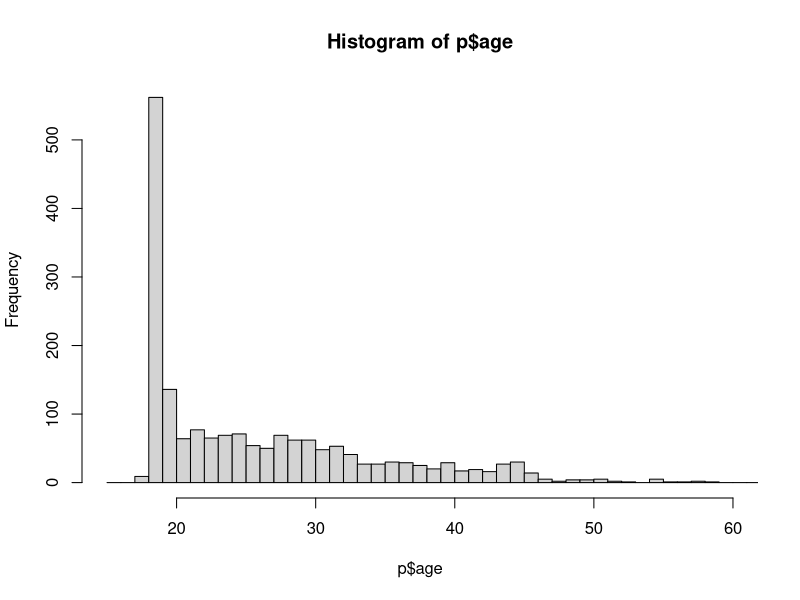

Write the R code that produced this figure. (Note: this script raises an error after producing the figure.)
# check MI violations
# scalar measurement invariance might be able to provoke superiority of item based 
#   prediction over factor based prediction
# it is widely known that personality inventories often violate scalar measurement
#   invariance assumptions (Dong & Dumas, 2020)
# check MI violations in the personality data used for prediction of general and 
#   specific psychopathology factors
# 
# is superiority of item based prediction due to measurement invariance violations?
#   -> cannot unambigiously answer this question but we can test if measurement invariance
#       violations are present and therefore can provide an alterantive explanation of the results
library(lavaan)
library(tidyverse)

################################################################################
##### data preprocessing #####
################################################################################
# data preprocessing as in original code (identical subset of cases and missing values)
# load data
adata_full = read.csv("Dataset/AAAData (1).csv")

#clean data----
## drop data with more than 40 missing personality item responses
adata_full = adata_full %>% filter( (adata_full %>% select(210:457) %>% is.na %>% rowSums) <= 40 )

## quality check 
adata_full = adata_full %>% select(-contains("SS_"))

#substance abuse scores ASSIST questionnaire (never used is coded as 0)
adata_full$tobacco <- select(adata_full, c("assist_q2_tobacco", "assist_q3_tobacco", "assist_q4_tobacco", "assist_q5_tobacco", "assist_q6_tobacco", "assist_q7_tobacco")) %>% rowMeans
adata_full$alcohol <- select(adata_full, c("assist_q2_alcohol", "assist_q3_alcohol", "assist_q4_alcohol", "assist_q5_alcohol", "assist_q6_alcohol", "assist_q7_alcohol")) %>% rowMeans
adata_full$cannabis <- select(adata_full, c("assist_q2_cannabis", "assist_q3_cannabis", "assist_q4_cannabis", "assist_q5_cannabis", "assist_q6_cannabis", "assist_q7_cannabis")) %>% rowMeans

adata_full[,451:453] = adata_full %>% select(451:453) %>% 
  mutate_if(is.numeric, list(~ replace(., is.na(.), 0)))
colnames(adata_full)

## restrict age to 18 plus 
adata = adata_full %>% filter(agegroup == 2 & age > 17) %>% select(-contains("SS_"))

## median replace
adata[,210:449] = adata %>% select(210:449) %>% 
  mutate_if(is.numeric, list(~ replace(., is.na(.), median(., na.rm = TRUE))))

## reverse personality items, calculate alpha
p = select(adata, 210:449) 

p[grep("P",names(p))] = 4 - p[grep("P",names(p))]

# alphas = names(p) %>% strtrim(2) %>% unique %>% as.list %>%
#   map(~psych::alpha(p %>% select(grep(.x, names(p)))))
# 
# map_dbl(alphas, function(x) x[["total"]][1] %>% unlist)

##### check factor structure (measurement model) #####
## items, domains and facets
items = p
facet.names <- paste(rep(c("N","E","O","A","C"), each = 6), rep(1:6, times = 5), sep= "")
domain.names <- c("N","E","O","A","C")
facets <- as.data.frame(matrix(ncol = 30, nrow = nrow(p))) %>% `names<-`(facet.names)
domains <- as.data.frame(matrix(ncol = 5, nrow = nrow(p))) %>% `names<-`(domain.names)
for(i in facet.names) 
  facets[,i] = p %>% select(contains(i)) %>% rowMeans(na.rm = TRUE)
for (i in domain.names)
  domains[,i] = p %>% select(contains(i)) %>% rowMeans(na.rm = TRUE)

##### find possible group variables for MI testing #####
# those are variables that are used as an outcome
# therefore do not search for measurement invariance due to these variables 
data <- adata[,c(27:46, 451:453)]
colnames(data)

# age as a grouping variable 
# only two age groups; maybe use different age group according to MI literature on
#   MI violations due to age as a covariate
unique(adata_full$agegroup)
unique(adata_full$age)

# basically two levels
unique(adata_full$sex)

# length of education in years? 
unique(adata_full$edu_length) 

unique(adata_full$job) # don't know what numbers mean

p = select(adata, c("age", "edu_length", "sex", "job", 210:449))
table(p$sex) # one group is more than twice the size of the other group
table(p$edu_length) # maybe split in the middle and simply generate 2 artificial edu_length groups
table(p$job)# weird
hist(p$age, breaks = seq(15, 800, 1), xlim = range(15, 60))
################################################################################
# fit general factor model
################################################################################
##### first order factor model #####
# (check if factor loadings of items are high enough)
# build second order factors on top
facet.names
colnames(items)

genModel <- function(factorNames, items) {
  varsPerFac <- sapply(factorNames, function(iFacet) {
    tmp = colnames(p %>% select(contains(iFacet)))
    paste0(sapply(tmp, function(iVar) {
      paste0(iVar, " +")}, simplify = "array"), collapse = " ")
  })
  cfaModel <- c()
  for (iFactor in factorNames) {
    (cfaModel <- paste0(cfaModel, "\n", 
                        iFactor, " =~ ", 
                        substr(varsPerFac[[iFactor]], 1, nchar(varsPerFac[[iFactor]])-2)))
  }
  return(cfaModel)
}
facetModel <- genModel(facet.names, p)

# this is too huge for my RAM if standard errors are estimated in the model, too
# fitFacets <- lavaan::cfa(facetModel, data = items, meanstructure = T)
covItems <- cov(items)
sampleSize <- dim(items)[1]
fitFacets <- lavaan::cfa(facetModel, # estimation based on cov matrix
                         sample.cov = covItems, 
                         sample.nobs = sampleSize,
                         se = "none")
# warning: not positive definite due to highly correlated facet factors since 
#   higher order factors are missing so far

# next: implement higher order factors
summary(fitFacets, fit.measures = T, stand = T)

# fitFacets@Model@GLIST
# diag(fitFacets@Model@GLIST$theta)

##### second order factor model #####
factorNames <- list(first = facet.names, 
                    second = domain.names)

genModel <- function(factorNames, items) {
  varsPerFac <- sapply(factorNames[['first']], function(iFacet) {
    tmp = colnames(items %>% select(contains(iFacet)))
    paste0(sapply(tmp, function(iVar) {
      paste0(iVar, " +")}, simplify = "array"), collapse = " ")
  })
  cfaModel <- c()
  for (iFactor in factorNames[['first']]) {
    (cfaModel <- paste0(cfaModel, "\n", 
                        iFactor, " =~ ", 
                        substr(varsPerFac[[iFactor]], 1, nchar(varsPerFac[[iFactor]])-2)))
  }
  facPerDom <- sapply(factorNames[['second']], function(iDomain) {
    tmp = stringr::str_subset(factorNames[['first']], iDomain)
    paste0(sapply(tmp, function(iFac) {
      paste0(iFac, " +")}, simplify = "array"), collapse = " ")
  })
  for (iDomain in factorNames[['second']]) {
    (cfaModel <- paste0(cfaModel, "\n", 
                        iDomain, " =~ ", 
                        substr(facPerDom[[iDomain]], 1, nchar(facPerDom[[iDomain]])-2)))
  }
  return(cfaModel)
}
facetModel <- genModel(factorNames, p)

# fit CFA with second order factors based on covariance matrix 
fitDomains <- lavaan::cfa(facetModel, # estimation based on cov matrix
                         sample.cov = covItems, 
                         sample.nobs = sampleSize,
                         se = "none")
summary(fitDomains, fit.measures = T, stand = T)

# Comparative Fit Index (CFI)                    0.601
# Tucker-Lewis Index (TLI)                       0.597
# RMSEA                                          0.042
# SRMR                                           0.101

# fit again based on actual data
fitDomainsData <- lavaan::cfa(facetModel, # estimation based on cov matrix
                          data = items,
                          meanstructure = T,
                          se = "none")
summary(fitDomainsData, fit.measures = T, stand = T)

################################################################################
# MI for sex
################################################################################
## reverse personality items, calculate alpha
# p = select(adata, c("age", "sex", "edu_length", 210:449)) 
p = select(adata, c("sex", 210:449)) 

# for every MI check model the following warning is displayed
# Warnmeldung:
#   lavaan->lav_object_post_check():  
#   some estimated lv variances are negative 

p[grep("P",names(p))] = 4 - p[grep("P",names(p))]

# alphas = names(p) %>% strtrim(2) %>% unique %>% as.list %>%
#   map(~psych::alpha(p %>% select(grep(.x, names(p)))))
# 
# map_dbl(alphas, function(x) x[["total"]][1] %>% unlist)

##### check factor structure (measurement model) 
## items, domains and facets
items = p

items <- items[which(!is.na(items$sex)), ]

# # in every model for separate groups:
# Warnmeldung:
#   In lav_object_post_check(object) :
#   lavaan WARNING: some estimated lv variances are negative

# configural invariance
fit.config <- lavaan::cfa(facetModel, data = items, meanstructure = T, se = "none",
                    group = "sex")
# Warnmeldung:
#   In lav_object_post_check(object) :
#   lavaan WARNING: some estimated lv variances are negative
summary(fit.config, fit.measures = T, stand = T)
# fitMeasures(fit1, se = "none") # this kills RAMS

# metric (weak) invariance
fit.metric <- cfa(facetModel, data = items, meanstructure = T, se = "none",
            group = "sex",
            group.equal = "loadings")
# Warnmeldung:
#   In lav_object_post_check(object) :
#   lavaan WARNING: some estimated lv variances are negative

# scalar (strong) invariance
fit.scalar <- cfa(facetModel, data = items, meanstructure = T, se = "none",
            group = "sex",
            group.equal = c("intercepts", "loadings"))
# Warnmeldung:
#   In lav_object_post_check(object) :
#   lavaan WARNING: some estimated lv variances are negative

# residual invariance
fit.residual <- cfa(facetModel, data = items, meanstructure = T, se = "none",
            group = "sex",
            group.equal = c("residuals", "intercepts", "loadings"))
# Warnmeldung:
#   lavaan->lav_object_post_check():  
#   some estimated lv variances are negative 

# model comparison tests
lavTestLRT(fitDomainsData, fit.config, fit.metric, fit.scalar, fit.residual)
lavTestLRT(fit.config, fit.metric, fit.scalar, fit.residual)

# where do negative latent variable variances come from?
# check missing values or impossible values in the data
any(is.na(items))
any(items > 4)
any(items < 0)
checkData <- psych::describe(items)

##### fit models for single higher order factors 
# generate cfa models for every domain
# factor model contains one domain factor which is loading on all facettes of the domain
#   and all items of the respective domain are on the lowest level
highOrderFactors <- 5
nFacPerDom <- 6
factorNames <- vector(mode = "list", length = highOrderFactors)
names(factorNames) <- domain.names

for (i in seq(factorNames)) {
  factorNames[[i]] <- vector(mode = "list", length = nFacPerDom)
  facetteNames <- stringr::str_subset(facet.names, names(factorNames)[i]) 
  names(factorNames[[i]]) <- facetteNames
  for (iFacet in facetteNames){
    tmp = colnames(items %>% select(contains(iFacet)))
    tmpFacette <- paste0(sapply(tmp, function(iVar) {
      paste0(iVar, " +")},  simplify = "array"), collapse = " ")
    factorNames[[i]][[iFacet]] <- substr(tmpFacette, 1, nchar(tmpFacette)-2)
  }
}


factorModelSyntax <- vector(mode = "list", length = highOrderFactors)
for (iDomain in seq(factorNames)) {
  oneDomModel <- c()
  for (iFacette in seq_len(nFacPerDom)) {
    oneDomModel <- paste0(oneDomModel, "\n", 
                          names(factorNames[[iDomain]])[iFacette], " =~ ", 
                          factorNames[[iDomain]][[iFacette]])
  }
  allFacettes <- paste0(names(factorNames[[iDomain]]), sep = " + ", collapse = " ")
  oneDomModel <- paste0(oneDomModel, "\n", 
                        names(factorNames)[iDomain], " =~ ", 
                        substr(allFacettes, 1, nchar(allFacettes)-3))
  factorModelSyntax[[iDomain]] <- oneDomModel
}
names(factorModelSyntax) <- domain.names

# test measurement invariance violations for each of these models
results <- vector(mode = "list", length(factorModelSyntax))
for (iModel in seq(factorModelSyntax)){
  # generate subset of items with only respective variables in the data
  tmpDom <- names(factorModelSyntax)[iModel]
  itemsSub <- items %>% select("sex", contains(tmpDom))
  
  # fit cfa 
  tmpModel <- factorModelSyntax[[iModel]]
  
  # without groups
  fitDomainsData <- lavaan::cfa(tmpModel, data = itemsSub,
                                meanstructure = T,
                                se = "none")
  
  # configural invariance
  fit.config <- lavaan::cfa(tmpModel, data = itemsSub, meanstructure = T, se = "none",
                            group = "sex")
  # metric (weak) invariance
  fit.metric <- lavaan::cfa(tmpModel, data = itemsSub, meanstructure = T, se = "none",
                    group = "sex",
                    group.equal = "loadings")
  
  # scalar (strong) invariance
  fit.scalar <- lavaan::cfa(tmpModel, data = itemsSub, meanstructure = T, se = "none",
                    group = "sex",
                    group.equal = c("intercepts", "loadings"))
  
  # residual invariance
  fit.residual <- lavaan::cfa(tmpModel, data = itemsSub, meanstructure = T, se = "none",
                      group = "sex",
                      group.equal = c("residuals", "intercepts", "loadings"))
  
  # model comparison tests
  results[[iModel]] <- lavTestLRT(fitDomainsData, fit.config, fit.metric, fit.scalar, fit.residual)
}
# every MI test becomes significant for every domain in the data

################################################################################
# MI for education length
################################################################################
p = select(adata, c("edu_length", 210:449)) 

p[grep("P",names(p))] = 4 - p[grep("P",names(p))]

# alphas = names(p) %>% strtrim(2) %>% unique %>% as.list %>%
#   map(~psych::alpha(p %>% select(grep(.x, names(p)))))
# 
# map_dbl(alphas, function(x) x[["total"]][1] %>% unlist)

##### check factor structure (measurement model) 
## items, domains and facets
items = p
items <- items[which(!is.na(items$edu_length)), ]

table(items$edu_length)
items$eduGroup <- ifelse(items$edu_length <= 5, 1, 2)
items$edu_length <- NULL
table(items$eduGroup)

# # in every model for separate groups:
# Warnmeldung:
#   In lav_object_post_check(object) :
#   lavaan WARNING: some estimated lv variances are negative

# configural invariance
fit.config <- lavaan::cfa(facetModel, data = items, meanstructure = T, se = "none",
                          group = "eduGroup")
# fitMeasures(fit1, se = "none") # this kills RAMS

# metric (weak) invariance
fit.metric <- cfa(facetModel, data = items, meanstructure = T, se = "none",
                  group = "eduGroup",
                  group.equal = "loadings")
# Warnmeldung:
#   In lav_object_post_check(object) :
#   lavaan WARNING: some estimated lv variances are negative

# scalar (strong) invariance
fit.scalar <- cfa(facetModel, data = items, meanstructure = T, se = "none",
                  group = "eduGroup",
                  group.equal = c("intercepts", "loadings"))
# Warnmeldung:
#   In lav_object_post_check(object) :
#   lavaan WARNING: some estimated lv variances are negative

# residual invariance
fit.residual <- cfa(facetModel, data = items, meanstructure = T, se = "none",
                    group = "eduGroup",
                    group.equal = c("residuals", "intercepts", "loadings"))
# Warnmeldung:
#   In lav_object_post_check(object) :
#   lavaan WARNING: some estimated lv variances are negative

# model comparison tests
lavTestLRT(fitDomainsData, fit.config, fit.metric, fit.scalar, fit.residual)

##### fit models for single higher order factors 
# generate cfa models for every domain
# factor model contains one domain factor which is loading on all facettes of the domain
#   and all items of the respective domain are on the lowest level
highOrderFactors <- 5
nFacPerDom <- 6
factorNames <- vector(mode = "list", length = highOrderFactors)
names(factorNames) <- domain.names

for (i in seq(factorNames)) {
  factorNames[[i]] <- vector(mode = "list", length = nFacPerDom)
  facetteNames <- stringr::str_subset(facet.names, names(factorNames)[i]) 
  names(factorNames[[i]]) <- facetteNames
  for (iFacet in facetteNames){
    tmp = colnames(items %>% select(contains(iFacet)))
    tmpFacette <- paste0(sapply(tmp, function(iVar) {
      paste0(iVar, " +")},  simplify = "array"), collapse = " ")
    factorNames[[i]][[iFacet]] <- substr(tmpFacette, 1, nchar(tmpFacette)-2)
  }
}


factorModelSyntax <- vector(mode = "list", length = highOrderFactors)
for (iDomain in seq(factorNames)) {
  oneDomModel <- c()
  for (iFacette in seq_len(nFacPerDom)) {
    oneDomModel <- paste0(oneDomModel, "\n", 
                          names(factorNames[[iDomain]])[iFacette], " =~ ", 
                          factorNames[[iDomain]][[iFacette]])
  }
  allFacettes <- paste0(names(factorNames[[iDomain]]), sep = " + ", collapse = " ")
  oneDomModel <- paste0(oneDomModel, "\n", 
                        names(factorNames)[iDomain], " =~ ", 
                        substr(allFacettes, 1, nchar(allFacettes)-3))
  factorModelSyntax[[iDomain]] <- oneDomModel
}
names(factorModelSyntax) <- domain.names

# test measurement invariance violations for each of these models
resultsEdu <- vector(mode = "list", length(factorModelSyntax))
for (iModel in seq(factorModelSyntax)){
  # generate subset of items with only respective variables in the data
  tmpDom <- names(factorModelSyntax)[iModel]
  itemsSub <- items %>% select("eduGroup", contains(tmpDom))
  
  # fit cfa 
  tmpModel <- factorModelSyntax[[iModel]]
  
  # without groups
  fitDomainsData <- lavaan::cfa(tmpModel, data = itemsSub,
                                meanstructure = T,
                                se = "none")
  
  # configural invariance
  fit.config <- lavaan::cfa(tmpModel, data = itemsSub, meanstructure = T, se = "none",
                            group = "eduGroup")
  # metric (weak) invariance
  fit.metric <- lavaan::cfa(tmpModel, data = itemsSub, meanstructure = T, se = "none",
                            group = "eduGroup",
                            group.equal = "loadings")
  
  # scalar (strong) invariance
  fit.scalar <- lavaan::cfa(tmpModel, data = itemsSub, meanstructure = T, se = "none",
                            group = "eduGroup",
                            group.equal = c("intercepts", "loadings"))
  
  # residual invariance
  fit.residual <- lavaan::cfa(tmpModel, data = itemsSub, meanstructure = T, se = "none",
                              group = "eduGroup",
                              group.equal = c("residuals", "intercepts", "loadings"))
  
  # model comparison tests
  resultsEdu[[iModel]] <- lavTestLRT(fitDomainsData, fit.config, fit.metric, fit.scalar, fit.residual)
}

# this is the only domain which shows at least configural MI
resultsEdu[[3]]

################################################################################
# replicate predictive model
################################################################################
# replicate predictive models
# elastic net regression models with 10-fold cross-validation via the glmnet package
#   -> what are alpha parameters?
# selecting the regularisation parameter (‘lambda min’) 
# 75–25% training–validation sample split to avoid overfitting 
# repeated the training-validation procedure for 100 random 75–25 sample splits 
#   and computed the mean and standard deviation for predictive accuracies across these splits.

# analyse the associations between personality traits and the three specific psychopathology factors.
# correlated predicted values of each psychopathology factor from the elastic net 
#     regressions (on each level of the personality hierarchy) with the observed values 
#     of all other psychopathology factors

##### prediction from domains #####

##### prediction from facets #####

##### prediction from items #####




################################################################################
# improve prediction by adding covariates 
################################################################################
